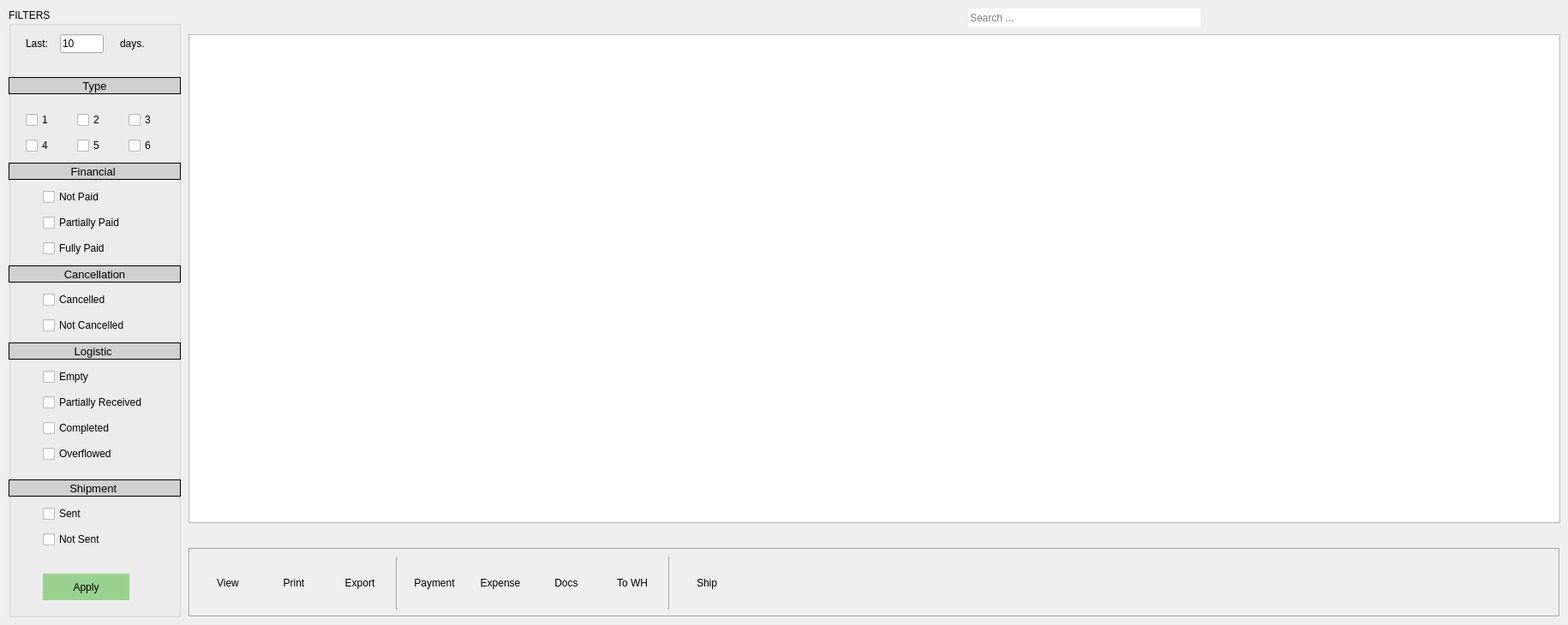
      <widget class="QWidget" name="invoices_purchases_tab">
       <attribute name="icon">
        <iconset resource="../app/icons.qrc">
         <normaloff>:/purchase</normaloff>:/purchase</iconset>
       </attribute>
       <attribute name="title">
        <string>Purchases</string>
       </attribute>
       <widget class="QLineEdit" name="invoice_purchase_search_edit">
        <property name="geometry">
         <rect>
          <x>1130</x>
          <y>10</y>
          <width>271</width>
          <height>22</height>
         </rect>
        </property>
        <property name="text">
         <string/>
        </property>
        <property name="frame">
         <bool>false</bool>
        </property>
        <property name="placeholderText">
         <string>Search ... </string>
        </property>
       </widget>
       <widget class="QLabel" name="invoices_purchases_search_logo">
        <property name="geometry">
         <rect>
          <x>1410</x>
          <y>10</y>
          <width>21</width>
          <height>21</height>
         </rect>
        </property>
        <property name="text">
         <string/>
        </property>
        <property name="pixmap">
         <pixmap resource="../app/icons.qrc">:/search</pixmap>
        </property>
       </widget>
       <widget class="QGroupBox" name="invoices_purchases_filters">
        <property name="geometry">
         <rect>
          <x>10</x>
          <y>10</y>
          <width>201</width>
          <height>711</height>
         </rect>
        </property>
        <property name="toolTip">
         <string/>
        </property>
        <property name="toolTipDuration">
         <number>2</number>
        </property>
        <property name="statusTip">
         <string/>
        </property>
        <property name="layoutDirection">
         <enum>Qt::LeftToRight</enum>
        </property>
        <property name="title">
         <string>FILTERS</string>
        </property>
        <property name="flat">
         <bool>false</bool>
        </property>
        <property name="checkable">
         <bool>false</bool>
        </property>
        <property name="checked">
         <bool>false</bool>
        </property>
        <widget class="QLabel" name="invoices_purchases_series">
         <property name="geometry">
          <rect>
           <x>0</x>
           <y>80</y>
           <width>201</width>
           <height>20</height>
          </rect>
         </property>
         <property name="font">
          <font>
           <pointsize>10</pointsize>
          </font>
         </property>
         <property name="toolTip">
          <string>Filter Purchase Invoices By Series</string>
         </property>
         <property name="statusTip">
          <string>Filter Purchase Invoices By Series</string>
         </property>
         <property name="styleSheet">
          <string notr="true">background-color:rgb(208, 208, 208); </string>
         </property>
         <property name="frameShape">
          <enum>QFrame::Panel</enum>
         </property>
         <property name="frameShadow">
          <enum>QFrame::Plain</enum>
         </property>
         <property name="lineWidth">
          <number>1</number>
         </property>
         <property name="midLineWidth">
          <number>0</number>
         </property>
         <property name="text">
          <string>Type</string>
         </property>
         <property name="alignment">
          <set>Qt::AlignCenter</set>
         </property>
         <property name="wordWrap">
          <bool>false</bool>
         </property>
         <property name="openExternalLinks">
          <bool>false</bool>
         </property>
        </widget>
        <widget class="QCheckBox" name="invoices_purchases_serie1">
         <property name="geometry">
          <rect>
           <x>20</x>
           <y>120</y>
           <width>34</width>
           <height>20</height>
          </rect>
         </property>
         <property name="text">
          <string>1</string>
         </property>
        </widget>
        <widget class="QCheckBox" name="invoices_purchases_serie2">
         <property name="geometry">
          <rect>
           <x>80</x>
           <y>120</y>
           <width>34</width>
           <height>20</height>
          </rect>
         </property>
         <property name="text">
          <string>2</string>
         </property>
        </widget>
        <widget class="QCheckBox" name="invoices_purchases_serie4">
         <property name="geometry">
          <rect>
           <x>20</x>
           <y>150</y>
           <width>34</width>
           <height>20</height>
          </rect>
         </property>
         <property name="text">
          <string>4</string>
         </property>
        </widget>
        <widget class="QCheckBox" name="invoices_purchases_serie6">
         <property name="geometry">
          <rect>
           <x>140</x>
           <y>150</y>
           <width>34</width>
           <height>20</height>
          </rect>
         </property>
         <property name="text">
          <string>6</string>
         </property>
        </widget>
        <widget class="QCheckBox" name="invoices_purchases_serie5">
         <property name="geometry">
          <rect>
           <x>80</x>
           <y>150</y>
           <width>34</width>
           <height>20</height>
          </rect>
         </property>
         <property name="text">
          <string>5</string>
         </property>
        </widget>
        <widget class="QCheckBox" name="invoices_purchases_serie3">
         <property name="geometry">
          <rect>
           <x>140</x>
           <y>120</y>
           <width>34</width>
           <height>20</height>
          </rect>
         </property>
         <property name="text">
          <string>3</string>
         </property>
        </widget>
        <widget class="QLabel" name="invoices_purchases_financial">
         <property name="geometry">
          <rect>
           <x>0</x>
           <y>180</y>
           <width>201</width>
           <height>20</height>
          </rect>
         </property>
         <property name="font">
          <font>
           <pointsize>10</pointsize>
          </font>
         </property>
         <property name="toolTip">
          <string>Filter Purchase Invoices By Financial Status</string>
         </property>
         <property name="statusTip">
          <string>Filter Purchase Invoices By Financial Status</string>
         </property>
         <property name="styleSheet">
          <string notr="true">background-color:rgb(208, 208, 208); </string>
         </property>
         <property name="frameShape">
          <enum>QFrame::Panel</enum>
         </property>
         <property name="frameShadow">
          <enum>QFrame::Plain</enum>
         </property>
         <property name="lineWidth">
          <number>1</number>
         </property>
         <property name="midLineWidth">
          <number>0</number>
         </property>
         <property name="text">
          <string>Financial </string>
         </property>
         <property name="alignment">
          <set>Qt::AlignCenter</set>
         </property>
         <property name="wordWrap">
          <bool>false</bool>
         </property>
         <property name="openExternalLinks">
          <bool>false</bool>
         </property>
        </widget>
        <widget class="QCheckBox" name="invoices_purchases_notpaid">
         <property name="geometry">
          <rect>
           <x>40</x>
           <y>210</y>
           <width>91</width>
           <height>20</height>
          </rect>
         </property>
         <property name="text">
          <string>Not Paid</string>
         </property>
        </widget>
        <widget class="QCheckBox" name="invoices_purchases_partiallypaid">
         <property name="geometry">
          <rect>
           <x>40</x>
           <y>240</y>
           <width>111</width>
           <height>20</height>
          </rect>
         </property>
         <property name="text">
          <string>Partially Paid</string>
         </property>
        </widget>
        <widget class="QCheckBox" name="invoices_purchases_fullypaid">
         <property name="geometry">
          <rect>
           <x>40</x>
           <y>270</y>
           <width>101</width>
           <height>20</height>
          </rect>
         </property>
         <property name="text">
          <string>Fully Paid</string>
         </property>
        </widget>
        <widget class="QLabel" name="invoices_purchases_logistic">
         <property name="geometry">
          <rect>
           <x>0</x>
           <y>390</y>
           <width>201</width>
           <height>20</height>
          </rect>
         </property>
         <property name="font">
          <font>
           <pointsize>10</pointsize>
          </font>
         </property>
         <property name="toolTip">
          <string>Filter Purchase Invoices By Logistic Status</string>
         </property>
         <property name="statusTip">
          <string>Filter Purchase Invoices By Logistic Status</string>
         </property>
         <property name="styleSheet">
          <string notr="true">background-color:rgb(208, 208, 208); </string>
         </property>
         <property name="frameShape">
          <enum>QFrame::Panel</enum>
         </property>
         <property name="frameShadow">
          <enum>QFrame::Plain</enum>
         </property>
         <property name="lineWidth">
          <number>1</number>
         </property>
         <property name="midLineWidth">
          <number>0</number>
         </property>
         <property name="text">
          <string>Logistic </string>
         </property>
         <property name="alignment">
          <set>Qt::AlignCenter</set>
         </property>
         <property name="wordWrap">
          <bool>false</bool>
         </property>
         <property name="openExternalLinks">
          <bool>false</bool>
         </property>
        </widget>
        <widget class="QCheckBox" name="invoices_purchases_empty">
         <property name="geometry">
          <rect>
           <x>40</x>
           <y>420</y>
           <width>105</width>
           <height>20</height>
          </rect>
         </property>
         <property name="text">
          <string>Empty</string>
         </property>
        </widget>
        <widget class="QCheckBox" name="invoices_purchases_partially_processed">
         <property name="geometry">
          <rect>
           <x>40</x>
           <y>450</y>
           <width>141</width>
           <height>20</height>
          </rect>
         </property>
         <property name="text">
          <string>Partially Received</string>
         </property>
        </widget>
        <widget class="QCheckBox" name="invoices_purchases_completed">
         <property name="geometry">
          <rect>
           <x>40</x>
           <y>480</y>
           <width>101</width>
           <height>20</height>
          </rect>
         </property>
         <property name="text">
          <string>Completed</string>
         </property>
        </widget>
        <widget class="QLabel" name="invoices_purchases_shipment">
         <property name="geometry">
          <rect>
           <x>0</x>
           <y>550</y>
           <width>201</width>
           <height>20</height>
          </rect>
         </property>
         <property name="font">
          <font>
           <pointsize>10</pointsize>
          </font>
         </property>
         <property name="toolTip">
          <string>Filter Purchase Invoices By Shipment Status</string>
         </property>
         <property name="statusTip">
          <string>Filter Purchase Invoices By Shipment Status</string>
         </property>
         <property name="styleSheet">
          <string notr="true">background-color:rgb(208, 208, 208); </string>
         </property>
         <property name="frameShape">
          <enum>QFrame::Panel</enum>
         </property>
         <property name="frameShadow">
          <enum>QFrame::Plain</enum>
         </property>
         <property name="lineWidth">
          <number>1</number>
         </property>
         <property name="midLineWidth">
          <number>0</number>
         </property>
         <property name="text">
          <string>Shipment </string>
         </property>
         <property name="alignment">
          <set>Qt::AlignCenter</set>
         </property>
         <property name="wordWrap">
          <bool>false</bool>
         </property>
         <property name="openExternalLinks">
          <bool>false</bool>
         </property>
        </widget>
        <widget class="QCheckBox" name="invoices_purchases_sent">
         <property name="geometry">
          <rect>
           <x>40</x>
           <y>580</y>
           <width>111</width>
           <height>20</height>
          </rect>
         </property>
         <property name="text">
          <string>Sent</string>
         </property>
        </widget>
        <widget class="QCheckBox" name="invoices_purchases_notsent">
         <property name="geometry">
          <rect>
           <x>40</x>
           <y>610</y>
           <width>111</width>
           <height>20</height>
          </rect>
         </property>
         <property name="text">
          <string>Not Sent</string>
         </property>
        </widget>
        <widget class="QToolButton" name="invoices_purchases_apply">
         <property name="geometry">
          <rect>
           <x>40</x>
           <y>660</y>
           <width>101</width>
           <height>31</height>
          </rect>
         </property>
         <property name="styleSheet">
          <string notr="true">background:rgb(153, 209, 143)</string>
         </property>
         <property name="text">
          <string>Apply</string>
         </property>
         <property name="shortcut">
          <string/>
         </property>
         <property name="autoRaise">
          <bool>true</bool>
         </property>
        </widget>
        <widget class="QCheckBox" name="invoices_purchases_overflowed">
         <property name="geometry">
          <rect>
           <x>40</x>
           <y>510</y>
           <width>101</width>
           <height>20</height>
          </rect>
         </property>
         <property name="text">
          <string>Overflowed</string>
         </property>
        </widget>
        <widget class="QLabel" name="invoices_purchases_cancellation">
         <property name="geometry">
          <rect>
           <x>0</x>
           <y>300</y>
           <width>201</width>
           <height>20</height>
          </rect>
         </property>
         <property name="font">
          <font>
           <pointsize>10</pointsize>
          </font>
         </property>
         <property name="toolTip">
          <string>Filter Purchase Invoices By Financial Status</string>
         </property>
         <property name="statusTip">
          <string>Filter Purchase Invoices By Financial Status</string>
         </property>
         <property name="styleSheet">
          <string notr="true">background-color:rgb(208, 208, 208); </string>
         </property>
         <property name="frameShape">
          <enum>QFrame::Panel</enum>
         </property>
         <property name="frameShadow">
          <enum>QFrame::Plain</enum>
         </property>
         <property name="lineWidth">
          <number>1</number>
         </property>
         <property name="midLineWidth">
          <number>0</number>
         </property>
         <property name="text">
          <string>Cancellation</string>
         </property>
         <property name="alignment">
          <set>Qt::AlignCenter</set>
         </property>
         <property name="wordWrap">
          <bool>false</bool>
         </property>
         <property name="openExternalLinks">
          <bool>false</bool>
         </property>
        </widget>
        <widget class="QCheckBox" name="invoices_purchases_cancelled">
         <property name="geometry">
          <rect>
           <x>40</x>
           <y>330</y>
           <width>101</width>
           <height>20</height>
          </rect>
         </property>
         <property name="text">
          <string>Cancelled</string>
         </property>
        </widget>
        <widget class="QCheckBox" name="invoices_purchases_notcancelled">
         <property name="geometry">
          <rect>
           <x>40</x>
           <y>360</y>
           <width>131</width>
           <height>20</height>
          </rect>
         </property>
         <property name="text">
          <string>Not Cancelled</string>
         </property>
        </widget>
        <widget class="QLabel" name="label_8">
         <property name="geometry">
          <rect>
           <x>130</x>
           <y>33</y>
           <width>55</width>
           <height>16</height>
          </rect>
         </property>
         <property name="text">
          <string>days.</string>
         </property>
        </widget>
        <widget class="QLabel" name="label_9">
         <property name="geometry">
          <rect>
           <x>20</x>
           <y>33</y>
           <width>41</width>
           <height>16</height>
          </rect>
         </property>
         <property name="text">
          <string>Last:</string>
         </property>
        </widget>
        <widget class="QLineEdit" name="invoices_purchases_last">
         <property name="geometry">
          <rect>
           <x>60</x>
           <y>30</y>
           <width>51</width>
           <height>22</height>
          </rect>
         </property>
         <property name="text">
          <string>10</string>
         </property>
        </widget>
       </widget>
       <widget class="QFrame" name="invoices_purchases_actions">
        <property name="geometry">
         <rect>
          <x>220</x>
          <y>640</y>
          <width>1601</width>
          <height>81</height>
         </rect>
        </property>
        <property name="frameShape">
         <enum>QFrame::Box</enum>
        </property>
        <property name="frameShadow">
         <enum>QFrame::Sunken</enum>
        </property>
        <widget class="QWidget" name="layoutWidget">
         <property name="geometry">
          <rect>
           <x>10</x>
           <y>10</y>
           <width>631</width>
           <height>63</height>
          </rect>
         </property>
         <layout class="QGridLayout" name="gridLayout_5">
          <item row="0" column="0">
           <widget class="QToolButton" name="invoices_purchases_view_pdf">
            <property name="minimumSize">
             <size>
              <width>70</width>
              <height>60</height>
             </size>
            </property>
            <property name="maximumSize">
             <size>
              <width>70</width>
              <height>60</height>
             </size>
            </property>
            <property name="text">
             <string>View</string>
            </property>
            <property name="icon">
             <iconset resource="../app/icons.qrc">
              <normaloff>:/icons/view.png</normaloff>:/icons/view.png</iconset>
            </property>
            <property name="iconSize">
             <size>
              <width>40</width>
              <height>40</height>
             </size>
            </property>
            <property name="toolButtonStyle">
             <enum>Qt::ToolButtonTextUnderIcon</enum>
            </property>
            <property name="autoRaise">
             <bool>true</bool>
            </property>
           </widget>
          </item>
          <item row="0" column="1">
           <widget class="QToolButton" name="invoices_purchases_print">
            <property name="minimumSize">
             <size>
              <width>70</width>
              <height>60</height>
             </size>
            </property>
            <property name="maximumSize">
             <size>
              <width>70</width>
              <height>60</height>
             </size>
            </property>
            <property name="text">
             <string>Print</string>
            </property>
            <property name="icon">
             <iconset resource="../app/icons.qrc">
              <normaloff>:/print</normaloff>:/print</iconset>
            </property>
            <property name="iconSize">
             <size>
              <width>40</width>
              <height>40</height>
             </size>
            </property>
            <property name="toolButtonStyle">
             <enum>Qt::ToolButtonTextUnderIcon</enum>
            </property>
            <property name="autoRaise">
             <bool>true</bool>
            </property>
           </widget>
          </item>
          <item row="0" column="2">
           <widget class="QToolButton" name="invoices_purchases_export">
            <property name="minimumSize">
             <size>
              <width>70</width>
              <height>60</height>
             </size>
            </property>
            <property name="maximumSize">
             <size>
              <width>70</width>
              <height>60</height>
             </size>
            </property>
            <property name="text">
             <string>Export</string>
            </property>
            <property name="icon">
             <iconset resource="../app/icons.qrc">
              <normaloff>:/export</normaloff>:/export</iconset>
            </property>
            <property name="iconSize">
             <size>
              <width>40</width>
              <height>40</height>
             </size>
            </property>
            <property name="toolButtonStyle">
             <enum>Qt::ToolButtonTextUnderIcon</enum>
            </property>
            <property name="autoRaise">
             <bool>true</bool>
            </property>
           </widget>
          </item>
          <item row="0" column="3">
           <widget class="Line" name="line_7">
            <property name="minimumSize">
             <size>
              <width>3</width>
              <height>61</height>
             </size>
            </property>
            <property name="maximumSize">
             <size>
              <width>3</width>
              <height>61</height>
             </size>
            </property>
            <property name="orientation">
             <enum>Qt::Vertical</enum>
            </property>
           </widget>
          </item>
          <item row="0" column="4">
           <widget class="QToolButton" name="invoices_purchases_payments">
            <property name="minimumSize">
             <size>
              <width>70</width>
              <height>60</height>
             </size>
            </property>
            <property name="maximumSize">
             <size>
              <width>70</width>
              <height>60</height>
             </size>
            </property>
            <property name="toolTip">
             <string>Add New Payment</string>
            </property>
            <property name="toolTipDuration">
             <number>-1</number>
            </property>
            <property name="statusTip">
             <string>Add New Payment</string>
            </property>
            <property name="text">
             <string>Payment</string>
            </property>
            <property name="icon">
             <iconset resource="../app/icons.qrc">
              <normaloff>:/add_payment</normaloff>:/add_payment</iconset>
            </property>
            <property name="iconSize">
             <size>
              <width>40</width>
              <height>40</height>
             </size>
            </property>
            <property name="toolButtonStyle">
             <enum>Qt::ToolButtonTextUnderIcon</enum>
            </property>
            <property name="autoRaise">
             <bool>true</bool>
            </property>
           </widget>
          </item>
          <item row="0" column="5">
           <widget class="QToolButton" name="invoices_purchases_expenses">
            <property name="minimumSize">
             <size>
              <width>70</width>
              <height>60</height>
             </size>
            </property>
            <property name="maximumSize">
             <size>
              <width>70</width>
              <height>60</height>
             </size>
            </property>
            <property name="toolTip">
             <string>Add New Expense</string>
            </property>
            <property name="statusTip">
             <string>Add New Expense</string>
            </property>
            <property name="text">
             <string>Expense</string>
            </property>
            <property name="icon">
             <iconset resource="../app/icons.qrc">
              <normaloff>:/expense</normaloff>:/expense</iconset>
            </property>
            <property name="iconSize">
             <size>
              <width>40</width>
              <height>40</height>
             </size>
            </property>
            <property name="toolButtonStyle">
             <enum>Qt::ToolButtonTextUnderIcon</enum>
            </property>
            <property name="autoRaise">
             <bool>true</bool>
            </property>
           </widget>
          </item>
          <item row="0" column="6">
           <widget class="QToolButton" name="invoices_purchases_docs">
            <property name="minimumSize">
             <size>
              <width>70</width>
              <height>60</height>
             </size>
            </property>
            <property name="maximumSize">
             <size>
              <width>70</width>
              <height>60</height>
             </size>
            </property>
            <property name="toolTip">
             <string>Add New Expense</string>
            </property>
            <property name="statusTip">
             <string>Add New Expense</string>
            </property>
            <property name="text">
             <string>Docs</string>
            </property>
            <property name="icon">
             <iconset resource="../app/icons.qrc">
              <normaloff>:/document</normaloff>:/document</iconset>
            </property>
            <property name="iconSize">
             <size>
              <width>40</width>
              <height>40</height>
             </size>
            </property>
            <property name="toolButtonStyle">
             <enum>Qt::ToolButtonTextUnderIcon</enum>
            </property>
            <property name="autoRaise">
             <bool>true</bool>
            </property>
           </widget>
          </item>
          <item row="0" column="7">
           <widget class="QToolButton" name="invoices_purchases_towh">
            <property name="minimumSize">
             <size>
              <width>70</width>
              <height>60</height>
             </size>
            </property>
            <property name="maximumSize">
             <size>
              <width>70</width>
              <height>60</height>
             </size>
            </property>
            <property name="toolTip">
             <string>Send Invoice For Reception</string>
            </property>
            <property name="statusTip">
             <string>Send Invoice For Reception</string>
            </property>
            <property name="text">
             <string>To WH</string>
            </property>
            <property name="icon">
             <iconset resource="../app/icons.qrc">
              <normaloff>:/warehouse</normaloff>:/warehouse</iconset>
            </property>
            <property name="iconSize">
             <size>
              <width>40</width>
              <height>40</height>
             </size>
            </property>
            <property name="toolButtonStyle">
             <enum>Qt::ToolButtonTextUnderIcon</enum>
            </property>
            <property name="autoRaise">
             <bool>true</bool>
            </property>
           </widget>
          </item>
          <item row="0" column="8">
           <widget class="Line" name="line_8">
            <property name="minimumSize">
             <size>
              <width>3</width>
              <height>61</height>
             </size>
            </property>
            <property name="maximumSize">
             <size>
              <width>3</width>
              <height>61</height>
             </size>
            </property>
            <property name="orientation">
             <enum>Qt::Vertical</enum>
            </property>
           </widget>
          </item>
          <item row="0" column="10">
           <widget class="QToolButton" name="invoices_purchases_ship">
            <property name="minimumSize">
             <size>
              <width>70</width>
              <height>60</height>
             </size>
            </property>
            <property name="maximumSize">
             <size>
              <width>70</width>
              <height>60</height>
             </size>
            </property>
            <property name="toolTip">
             <string>Add Tracking String</string>
            </property>
            <property name="statusTip">
             <string>Add Tracking String</string>
            </property>
            <property name="text">
             <string>Ship</string>
            </property>
            <property name="icon">
             <iconset resource="../app/icons.qrc">
              <normaloff>:/courier</normaloff>:/courier</iconset>
            </property>
            <property name="iconSize">
             <size>
              <width>40</width>
              <height>40</height>
             </size>
            </property>
            <property name="toolButtonStyle">
             <enum>Qt::ToolButtonTextUnderIcon</enum>
            </property>
            <property name="autoRaise">
             <bool>true</bool>
            </property>
           </widget>
          </item>
         </layout>
        </widget>
       </widget>
       <widget class="QTableView" name="invoices_purchases_view">
        <property name="geometry">
         <rect>
          <x>220</x>
          <y>40</y>
          <width>1601</width>
          <height>571</height>
         </rect>
        </property>
       </widget>
       <widget class="QLabel" name="invoices_purchases_total">
        <property name="geometry">
         <rect>
          <x>900</x>
          <y>620</y>
          <width>271</width>
          <height>16</height>
         </rect>
        </property>
        <property name="styleSheet">
         <string notr="true">font-weight:bold; </string>
        </property>
        <property name="text">
         <string/>
        </property>
       </widget>
       <widget class="QLabel" name="invoices_purchases_paid">
        <property name="geometry">
         <rect>
          <x>1210</x>
          <y>620</y>
          <width>371</width>
          <height>20</height>
         </rect>
        </property>
        <property name="styleSheet">
         <string notr="true">font-weight:bold; </string>
        </property>
        <property name="text">
         <string/>
        </property>
       </widget>
      </widget>
